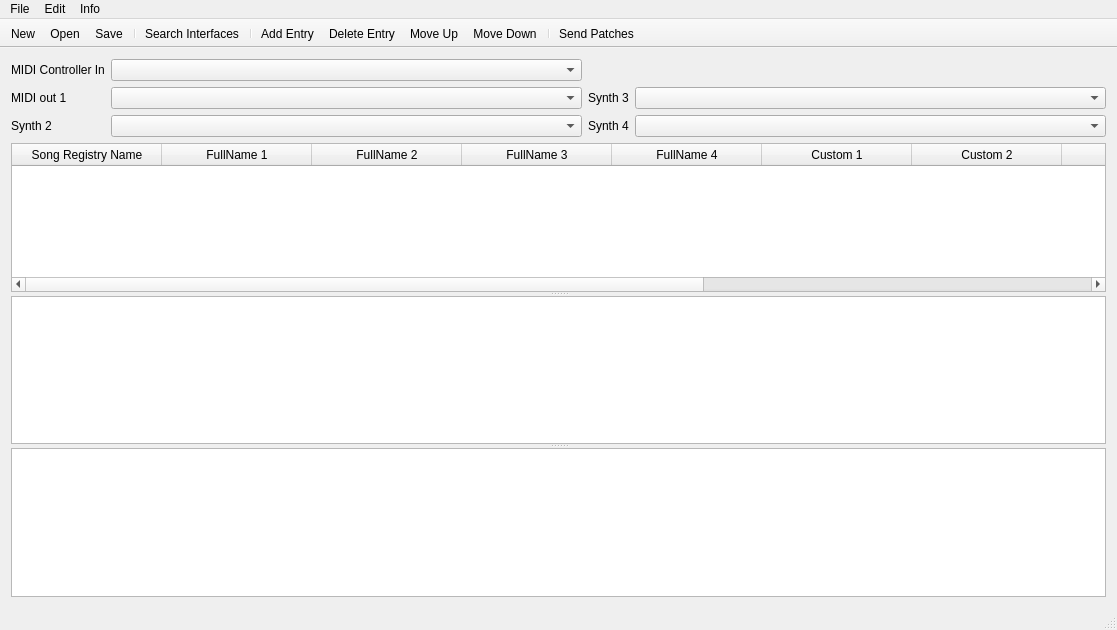
<?xml version="1.0" encoding="UTF-8"?>
<ui version="4.0">
 <class>MainWindow</class>
 <widget class="QMainWindow" name="MainWindow">
  <property name="geometry">
   <rect>
    <x>0</x>
    <y>0</y>
    <width>1117</width>
    <height>630</height>
   </rect>
  </property>
  <property name="windowTitle">
   <string>SysexLive</string>
  </property>
  <property name="windowIcon">
   <iconset resource="ressources.qrc">
    <normaloff>:/IMG/IMG/SysexLive.png</normaloff>:/IMG/IMG/SysexLive.png</iconset>
  </property>
  <property name="unifiedTitleAndToolBarOnMac">
   <bool>true</bool>
  </property>
  <widget class="QWidget" name="centralWidget">
   <layout class="QGridLayout" name="gridLayout_2">
    <item row="0" column="0">
     <layout class="QGridLayout" name="gridLayout">
      <item row="2" column="4">
       <widget class="QComboBox" name="comboBoxSynth3">
        <property name="sizePolicy">
         <sizepolicy hsizetype="Expanding" vsizetype="Fixed">
          <horstretch>0</horstretch>
          <verstretch>0</verstretch>
         </sizepolicy>
        </property>
       </widget>
      </item>
      <item row="3" column="0">
       <widget class="QLabel" name="labelSynth2">
        <property name="sizePolicy">
         <sizepolicy hsizetype="Fixed" vsizetype="Preferred">
          <horstretch>0</horstretch>
          <verstretch>0</verstretch>
         </sizepolicy>
        </property>
        <property name="text">
         <string>Synth 2</string>
        </property>
       </widget>
      </item>
      <item row="0" column="2">
       <widget class="QComboBox" name="comboBoxMidiIn"/>
      </item>
      <item row="2" column="2">
       <widget class="QComboBox" name="comboBoxSynth1">
        <property name="sizePolicy">
         <sizepolicy hsizetype="Expanding" vsizetype="Fixed">
          <horstretch>0</horstretch>
          <verstretch>0</verstretch>
         </sizepolicy>
        </property>
       </widget>
      </item>
      <item row="3" column="2">
       <widget class="QComboBox" name="comboBoxSynth2"/>
      </item>
      <item row="3" column="4">
       <widget class="QComboBox" name="comboBoxSynth4"/>
      </item>
      <item row="2" column="3">
       <widget class="QLabel" name="labelSynth3">
        <property name="sizePolicy">
         <sizepolicy hsizetype="Fixed" vsizetype="Preferred">
          <horstretch>0</horstretch>
          <verstretch>0</verstretch>
         </sizepolicy>
        </property>
        <property name="text">
         <string>Synth 3</string>
        </property>
       </widget>
      </item>
      <item row="0" column="0">
       <widget class="QLabel" name="labelMidiIn">
        <property name="sizePolicy">
         <sizepolicy hsizetype="Fixed" vsizetype="Preferred">
          <horstretch>0</horstretch>
          <verstretch>0</verstretch>
         </sizepolicy>
        </property>
        <property name="text">
         <string>MIDI Controller In</string>
        </property>
       </widget>
      </item>
      <item row="3" column="3">
       <widget class="QLabel" name="labelSynth4">
        <property name="sizePolicy">
         <sizepolicy hsizetype="Fixed" vsizetype="Preferred">
          <horstretch>0</horstretch>
          <verstretch>0</verstretch>
         </sizepolicy>
        </property>
        <property name="text">
         <string>Synth 4</string>
        </property>
       </widget>
      </item>
      <item row="2" column="0">
       <widget class="QLabel" name="labelSynth1">
        <property name="sizePolicy">
         <sizepolicy hsizetype="Fixed" vsizetype="Preferred">
          <horstretch>0</horstretch>
          <verstretch>0</verstretch>
         </sizepolicy>
        </property>
        <property name="text">
         <string>MIDI out 1</string>
        </property>
       </widget>
      </item>
     </layout>
    </item>
    <item row="3" column="0">
     <widget class="QSplitter" name="splitter">
      <property name="orientation">
       <enum>Qt::Vertical</enum>
      </property>
      <widget class="QTableWidget" name="tableWidget">
       <attribute name="horizontalHeaderCascadingSectionResizes">
        <bool>false</bool>
       </attribute>
       <attribute name="horizontalHeaderDefaultSectionSize">
        <number>150</number>
       </attribute>
       <attribute name="horizontalHeaderStretchLastSection">
        <bool>false</bool>
       </attribute>
       <column>
        <property name="text">
         <string>Song Registry Name</string>
        </property>
       </column>
       <column>
        <property name="text">
         <string>FullName 1</string>
        </property>
       </column>
       <column>
        <property name="text">
         <string>FullName 2</string>
        </property>
       </column>
       <column>
        <property name="text">
         <string>FullName 3</string>
        </property>
       </column>
       <column>
        <property name="text">
         <string>FullName 4</string>
        </property>
       </column>
       <column>
        <property name="text">
         <string>Custom 1</string>
        </property>
       </column>
       <column>
        <property name="text">
         <string>Custom 2</string>
        </property>
       </column>
       <column>
        <property name="text">
         <string>Custom 3</string>
        </property>
       </column>
       <column>
        <property name="text">
         <string>Custom 4</string>
        </property>
       </column>
       <column>
        <property name="text">
         <string>Info</string>
        </property>
       </column>
       <column>
        <property name="text">
         <string notr="true">â</string>
        </property>
        <property name="toolTip">
         <string extracomment="Send"/>
        </property>
        <property name="whatsThis">
         <string extracomment="Send"/>
        </property>
        <property name="font">
         <font>
          <family>Wingdings 3</family>
          <pointsize>10</pointsize>
         </font>
        </property>
        <property name="textAlignment">
         <set>AlignCenter</set>
        </property>
       </column>
      </widget>
      <widget class="QPlainTextEdit" name="plainTextEdit"/>
      <widget class="QPlainTextEdit" name="plainTextEdit2">
       <property name="readOnly">
        <bool>true</bool>
       </property>
      </widget>
     </widget>
    </item>
   </layout>
  </widget>
  <widget class="QMenuBar" name="menuBar">
   <property name="geometry">
    <rect>
     <x>0</x>
     <y>0</y>
     <width>1117</width>
     <height>22</height>
    </rect>
   </property>
   <widget class="QMenu" name="menuFile">
    <property name="title">
     <string>File</string>
    </property>
    <addaction name="actionNew"/>
    <addaction name="actionOpen"/>
    <addaction name="actionSave"/>
    <addaction name="separator"/>
    <addaction name="actionQuit"/>
   </widget>
   <widget class="QMenu" name="menuEdit">
    <property name="title">
     <string>Edit</string>
    </property>
    <addaction name="actionAddEntry"/>
    <addaction name="actionDeleteEntry"/>
    <addaction name="separator"/>
    <addaction name="actionMoveUp"/>
    <addaction name="actionMoveDown"/>
    <addaction name="separator"/>
    <addaction name="actionSearchInterfaces"/>
    <addaction name="separator"/>
    <addaction name="actionSendPatches"/>
    <addaction name="separator"/>
    <addaction name="actionZoomTextPlus"/>
    <addaction name="actionZoomTextMinus"/>
   </widget>
   <widget class="QMenu" name="menuInfo">
    <property name="title">
     <string>Info</string>
    </property>
    <addaction name="actionAboutSysexLive"/>
    <addaction name="actionAboutQt"/>
   </widget>
   <addaction name="menuFile"/>
   <addaction name="menuEdit"/>
   <addaction name="menuInfo"/>
  </widget>
  <widget class="QToolBar" name="mainToolBar">
   <property name="movable">
    <bool>false</bool>
   </property>
   <property name="allowedAreas">
    <set>Qt::NoToolBarArea</set>
   </property>
   <property name="iconSize">
    <size>
     <width>24</width>
     <height>24</height>
    </size>
   </property>
   <property name="floatable">
    <bool>false</bool>
   </property>
   <attribute name="toolBarArea">
    <enum>TopToolBarArea</enum>
   </attribute>
   <attribute name="toolBarBreak">
    <bool>false</bool>
   </attribute>
   <addaction name="actionNew"/>
   <addaction name="actionOpen"/>
   <addaction name="actionSave"/>
   <addaction name="separator"/>
   <addaction name="actionSearchInterfaces"/>
   <addaction name="separator"/>
   <addaction name="actionAddEntry"/>
   <addaction name="actionDeleteEntry"/>
   <addaction name="actionMoveUp"/>
   <addaction name="actionMoveDown"/>
   <addaction name="separator"/>
   <addaction name="actionSendPatches"/>
  </widget>
  <widget class="QStatusBar" name="statusBar"/>
  <action name="actionAddEntry">
   <property name="icon">
    <iconset resource="ressources.qrc">
     <normaloff>:/IMG/IMG/Window-Add-icon.png</normaloff>:/IMG/IMG/Window-Add-icon.png</iconset>
   </property>
   <property name="text">
    <string>Add Entry</string>
   </property>
  </action>
  <action name="actionDeleteEntry">
   <property name="icon">
    <iconset resource="ressources.qrc">
     <normaloff>:/IMG/IMG/Delete-icon.png</normaloff>:/IMG/IMG/Delete-icon.png</iconset>
   </property>
   <property name="text">
    <string>Delete Entry</string>
   </property>
  </action>
  <action name="actionNew">
   <property name="icon">
    <iconset resource="ressources.qrc">
     <normaloff>:/IMG/IMG/File-New-icon.png</normaloff>:/IMG/IMG/File-New-icon.png</iconset>
   </property>
   <property name="text">
    <string>New</string>
   </property>
   <property name="shortcut">
    <string>Ctrl+N</string>
   </property>
  </action>
  <action name="actionOpen">
   <property name="icon">
    <iconset resource="ressources.qrc">
     <normaloff>:/IMG/IMG/Folder-Open-icon.png</normaloff>:/IMG/IMG/Folder-Open-icon.png</iconset>
   </property>
   <property name="text">
    <string>Open</string>
   </property>
   <property name="shortcut">
    <string>Ctrl+O</string>
   </property>
  </action>
  <action name="actionSave">
   <property name="icon">
    <iconset resource="ressources.qrc">
     <normaloff>:/IMG/IMG/Save-icon.png</normaloff>:/IMG/IMG/Save-icon.png</iconset>
   </property>
   <property name="text">
    <string>Save</string>
   </property>
   <property name="shortcut">
    <string>Ctrl+S</string>
   </property>
  </action>
  <action name="actionQuit">
   <property name="text">
    <string>Quit</string>
   </property>
   <property name="shortcut">
    <string>Ctrl+Q</string>
   </property>
  </action>
  <action name="actionMoveUp">
   <property name="icon">
    <iconset resource="ressources.qrc">
     <normaloff>:/IMG/IMG/Arrow-Up-icon.png</normaloff>:/IMG/IMG/Arrow-Up-icon.png</iconset>
   </property>
   <property name="text">
    <string>Move Up</string>
   </property>
  </action>
  <action name="actionMoveDown">
   <property name="icon">
    <iconset resource="ressources.qrc">
     <normaloff>:/IMG/IMG/Arrow-Down-icon.png</normaloff>:/IMG/IMG/Arrow-Down-icon.png</iconset>
   </property>
   <property name="text">
    <string>Move Down</string>
   </property>
  </action>
  <action name="actionAboutSysexLive">
   <property name="text">
    <string>About SysexLive</string>
   </property>
  </action>
  <action name="actionAboutQt">
   <property name="text">
    <string>About Qt</string>
   </property>
  </action>
  <action name="actionSearchInterfaces">
   <property name="icon">
    <iconset resource="ressources.qrc">
     <normaloff>:/IMG/IMG/Search-icon.png</normaloff>:/IMG/IMG/Search-icon.png</iconset>
   </property>
   <property name="text">
    <string>Search Interfaces</string>
   </property>
  </action>
  <action name="actionSendPatches">
   <property name="icon">
    <iconset resource="ressources.qrc">
     <normaloff>:/IMG/IMG/Mail-icon.png</normaloff>:/IMG/IMG/Mail-icon.png</iconset>
   </property>
   <property name="text">
    <string>Send Patches</string>
   </property>
   <property name="shortcut">
    <string>Return</string>
   </property>
  </action>
  <action name="actionZoomTextPlus">
   <property name="text">
    <string>Zoom Text +</string>
   </property>
   <property name="shortcut">
    <string>Ctrl++</string>
   </property>
  </action>
  <action name="actionZoomTextMinus">
   <property name="text">
    <string>Zoom Text -</string>
   </property>
   <property name="shortcut">
    <string>Ctrl+-</string>
   </property>
  </action>
 </widget>
 <layoutdefault spacing="6" margin="11"/>
 <resources>
  <include location="ressources.qrc"/>
 </resources>
 <connections>
  <connection>
   <sender>actionQuit</sender>
   <signal>triggered()</signal>
   <receiver>MainWindow</receiver>
   <slot>close()</slot>
   <hints>
    <hint type="sourcelabel">
     <x>-1</x>
     <y>-1</y>
    </hint>
    <hint type="destinationlabel">
     <x>288</x>
     <y>222</y>
    </hint>
   </hints>
  </connection>
 </connections>
</ui>
